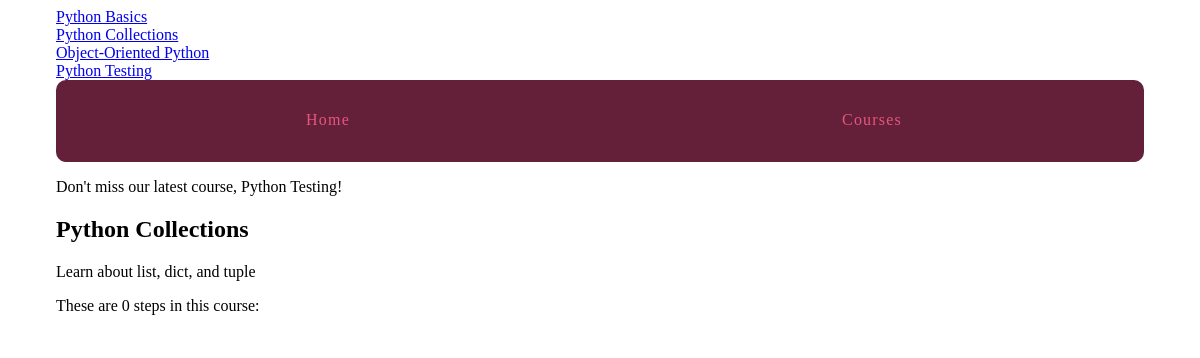
/courses/2/, run on the app's committed database.
### courses/models.py (models this page shows)
class Course(models.Model):
    created_at = models.DateTimeField(auto_now_add=True)
    title = models.CharField(max_length=255)
    description = models.TextField()
    def __str__(self):
        return self.title

### courses/views.py (the view)
# urls.py: url(r'(?P<pk>\d+)/$', views.course_detail, name='detail'),
def course_detail(request, pk):
    course = get_object_or_404(Course, pk=pk)
    return render(request, 'courses/course_detail.html', {'course': course })

### courses/templatetags/course_extras.py (called while the page is built)
@register.simple_tag
def newest_course():
    return Course.objects.latest('created_at')

@register.inclusion_tag('courses/course_nav.html')
def nav_courses_list():
    courses = Course.objects.all()
    return {'courses': courses}

@register.filter('markdown_to_html')
def markdown_to_html(markdown_text):
    html_body = markdown2.markdown(markdown_text)
    return mark_safe(html_body)

### courses/templates/courses/course_detail.html (shortened to what this page needs)
{% extends "layout.html" %}
{% load humanize course_extras %}
{% block content %}
    <article>
        <h2>{{ course.title }}</h2>
        {{ course.description|markdown_to_html }}
        <p>These are {{ course.step_set.count | apnumber }} step{{ course.step_set.count | pluralize }} in this course: {{ course.step_set.all | join:", "}}</p>
    </article>
{% endblock %}

### templates/layout.html (shortened to what this page needs)
{% load static %}
{% load course_extras %}
<!doctype html>
<html>
    <head>
        <link rel="stylesheet" href="{% static 'layout.css' %}" type="text/css">
    </head>
    <body>
        <div class="site-container">
            <div>{% nav_courses_list %}</div>
                <nav>
                    <a href="{% url 'hello_world' %}">Home</a>
                    <a href="{% url 'courses:list' %}">Courses</a>
                </nav>
                <p>Don't miss our latest course, {% newest_course %}!</p>
            {% block content %}{% endblock %}
        </div>
    </body>
</html>

### courses/templates/courses/course_nav.html
{% for course in courses %}
<div>
    <a href="{% url 'courses:detail' pk=course.pk %}">
    {{ course.title }}
    </a>
</div>
{% endfor %}

### static/layout.css (style rules this page uses)
html { box-sizing: border-box; }
*, *::after, *::before { box-sizing: inherit; }
.site-container { max-width: 68em; margin-left: auto; margin-right: auto; }
.site-container::after { clear: both; content: ""; display: table; }
.site-container nav { width: 100%; display: table; width: 100%; table-layout: fixed; border-bottom-left-radius: 10px; border-bottom-right-radius: 10px; border-top-left-radius: 10px; border-top-right-radius: 10px; border-bottom-left-radius: 10px; border-top-left-radius: 10px; border-bottom-right-radius: 10px; border-top-right-radius: 10px; background-color: #642039; margin-bottom: 1em; overflow: hidden; }
.site-container nav a { display: table-cell; width: 8.33333%; padding: 10px; border-bottom: 2px solid #642039; color: #e6557e; letter-spacing: 0.075em; line-height: 60px; text-align: center; text-decoration: none; }

### data on the page
Course: title "Python Basics"
Course: title "Python Collections", description "Learn about list, dict, and tuple", step_set.count|apnumber "0", step_set.count|pluralize "s"
Course: title "Object-Oriented Python"
Course: title "Python Testing"
